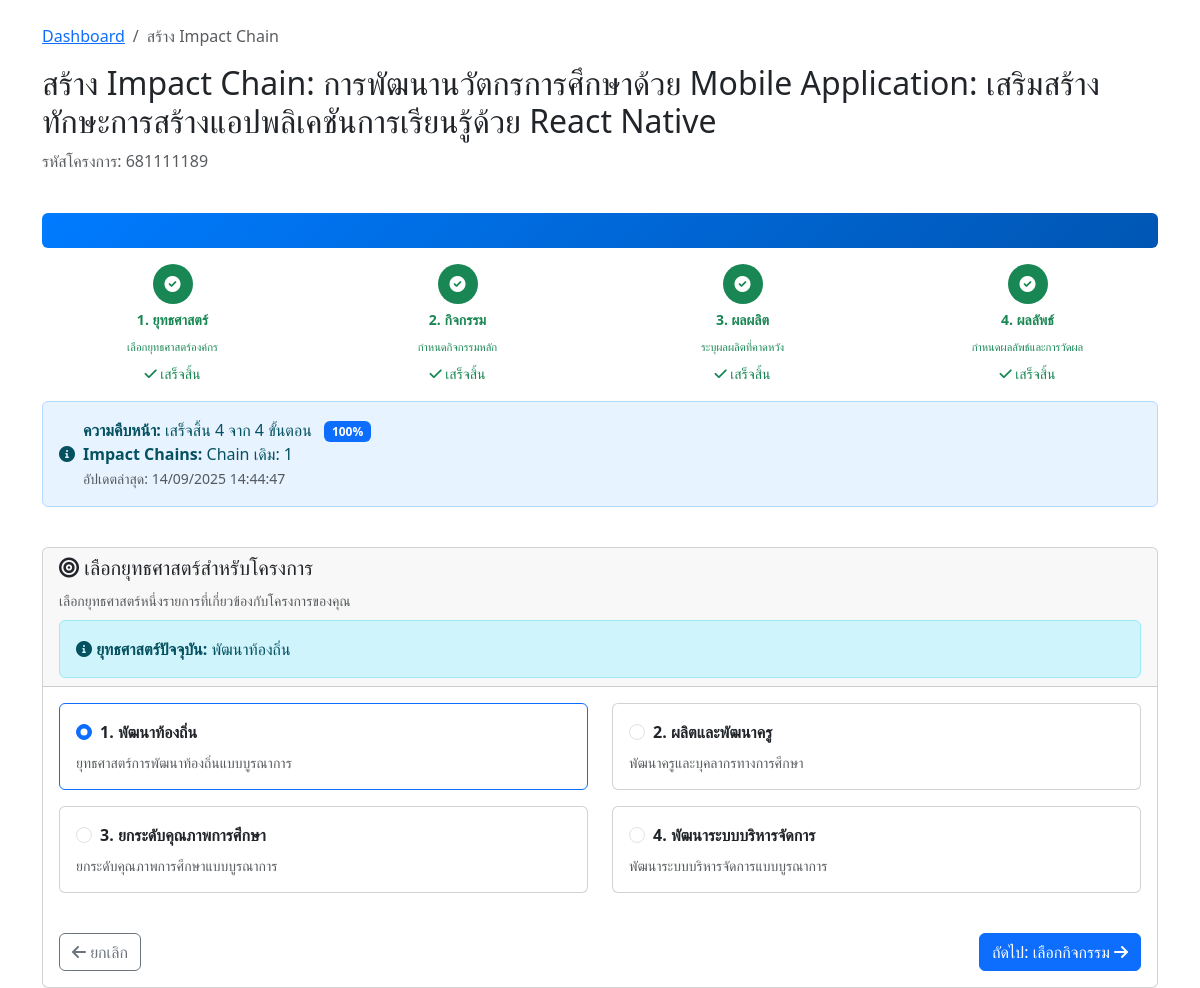
Screenshot of /impact-chain/step1-strategy.php?project_id=10 (signed in) with the database file from the repository.
### tables this page shows
CREATE TABLE `projects` (
  `id` int(11) NOT NULL,
  `project_code` varchar(50) NOT NULL COMMENT 'รหัสโครงการ',
  `name` varchar(500) NOT NULL COMMENT 'ชื่อโครงการ',
  `description` text DEFAULT NULL COMMENT 'รายละเอียดโครงการ',
  `area` text DEFAULT NULL,
  `activities` text DEFAULT NULL,
  `target_group` text DEFAULT NULL,
  `objective` text DEFAULT NULL COMMENT 'วัตถุประสงค์โครงการ',
  `start_date` date DEFAULT NULL COMMENT 'วันที่เริ่มโครงการ',
  `end_date` date DEFAULT NULL COMMENT 'วันที่สิ้นสุดโครงการ',
  `budget` decimal(15,2) DEFAULT NULL COMMENT 'งบประมาณ',
  `organization` varchar(300) DEFAULT NULL COMMENT 'หน่วยงาน/องค์กร',
  `project_manager` varchar(200) DEFAULT NULL COMMENT 'ผู้จัดการโครงการ',
  `status` enum('incompleted','completed') DEFAULT 'incompleted' COMMENT 'สถานะโครงการ',
  `created_by` varchar(100) DEFAULT NULL COMMENT 'ผู้สร้าง',
  `created_at` timestamp NOT NULL DEFAULT current_timestamp(),
  `updated_at` timestamp NOT NULL DEFAULT current_timestamp() ON UPDATE current_timestamp(),
  `impact_chain_status` longtext DEFAULT NULL CHECK (json_valid(`impact_chain_status`)),
  `total_impact_chains` int(11) DEFAULT 0 COMMENT 'จำนวน Impact Chain ทั้งหมด',
  `current_chain_id` int(11) DEFAULT NULL COMMENT 'Impact Chain ที่กำลังทำอยู่'
);

CREATE TABLE `project_strategies` (
  `id` int(11) NOT NULL,
  `project_id` int(11) NOT NULL COMMENT 'รหัสโครงการ',
  `strategy_id` int(11) NOT NULL COMMENT 'รหัสยุทธศาสตร์',
  `created_by` varchar(100) DEFAULT NULL COMMENT 'ผู้สร้าง',
  `created_at` timestamp NOT NULL DEFAULT current_timestamp(),
  `updated_at` timestamp NOT NULL DEFAULT current_timestamp() ON UPDATE current_timestamp()
);

CREATE TABLE `strategies` (
  `strategy_id` int(11) NOT NULL,
  `strategy_code` varchar(50) NOT NULL,
  `strategy_name` varchar(255) NOT NULL,
  `description` text DEFAULT NULL,
  `created_at` timestamp NOT NULL DEFAULT current_timestamp()
);

### impact-chain/step1-strategy.php (the view, shortened to what this page needs)
<?php
require_once '../config.php';
require_once '../includes/progress_bar.php';
$project_id = isset($_GET['project_id']) ? (int)$_GET['project_id'] : 0;
$user_id = $_SESSION['user_id'];
$check_query = "SELECT * FROM projects WHERE id = ? AND created_by = ?";
$check_stmt = mysqli_prepare($conn, $check_query);
mysqli_stmt_bind_param($check_stmt, 'ii', $project_id, $user_id);
mysqli_stmt_execute($check_stmt);
$project_result = mysqli_stmt_get_result($check_stmt);
$project = mysqli_fetch_assoc($project_result);
$strategies_query = "SELECT * FROM strategies ORDER BY strategy_id ASC";
$strategies_result = mysqli_query($conn, $strategies_query);
$strategies = mysqli_fetch_all($strategies_result, MYSQLI_ASSOC);
$selected_strategies = [];
$selected_strategy_ids = [];
$selected_strategy_query = "SELECT ps.strategy_id, s.strategy_name
                           FROM project_strategies ps
                           JOIN strategies s ON ps.strategy_id = s.strategy_id
                           WHERE ps.project_id = ?";
$selected_strategy_stmt = mysqli_prepare($conn, $selected_strategy_query);
mysqli_stmt_bind_param($selected_strategy_stmt, 'i', $project_id);
mysqli_stmt_execute($selected_strategy_stmt);
$selected_strategy_result = mysqli_stmt_get_result($selected_strategy_stmt);
while ($strategy = mysqli_fetch_assoc($selected_strategy_result)) {
    $selected_strategies[] = $strategy;
    $selected_strategy_ids[] = $strategy['strategy_id'];
}
?>
<!DOCTYPE html>
<html lang="th">
<head>
    <link href="https://cdn.jsdelivr.net/npm/bootstrap@5.3.0/dist/css/bootstrap.min.css" rel="stylesheet">
    <link href="https://cdnjs.cloudflare.com/ajax/libs/font-awesome/6.0.0/css/all.min.css" rel="stylesheet">
</head>
<body>
    <div class="container mt-4">
        <div class="row mb-4">
            <div class="col-12">
                <nav aria-label="breadcrumb">
                    <ol class="breadcrumb">
                        <li class="breadcrumb-item"><a href="../dashboard.php">Dashboard</a></li>
                        <li class="breadcrumb-item active">สร้าง Impact Chain</li>
                    </ol>
                </nav>
                <h2>สร้าง Impact Chain: <?php echo htmlspecialchars($project['name']); ?></h2>
                <p class="text-muted">รหัสโครงการ: <?php echo htmlspecialchars($project['project_code']); ?></p>
            </div>
        </div>
        <div class="row">
            <div class="col-12">
                <div class="card">
                    <div class="card-header">
                        <h5><i class="fas fa-bullseye"></i> เลือกยุทธศาสตร์สำหรับโครงการ</h5>
                        <small class="text-muted">เลือกยุทธศาสตร์หนึ่งรายการที่เกี่ยวข้องกับโครงการของคุณ</small>
                        <?php if (!empty($selected_strategies)): ?>
                            <div class="mt-2">
                                <div class="alert alert-info mb-0">
                                    <i class="fas fa-info-circle"></i>
                                    <strong>ยุทธศาสตร์ปัจจุบัน:</strong>
                                    <?php echo htmlspecialchars($selected_strategies[0]['strategy_name']); ?>
                                </div>
                            </div>
                        <?php endif; ?>
                    </div>
                    <div class="card-body">
                        <form action="process-step1.php" method="POST">
                            <?php if (empty($strategies)): ?>
                                <div class="alert alert-warning">
                                    <i class="fas fa-exclamation-triangle"></i> ไม่พบข้อมูลยุทธศาสตร์ในระบบ
                                </div>
                            <?php else: ?>
                                <div class="row">
                                    <?php $counter = 1; foreach ($strategies as $strategy): ?>
                                        <div class="col-md-6 mb-3">
                                            <div class="card h-100 <?php echo in_array($strategy['strategy_id'], $selected_strategy_ids) ? 'border-primary' : ''; ?>">
                                                <div class="card-body">
                                                    <div class="form-check">
                                                        <input class="form-check-input" type="radio"
                                                            name="strategy" value="<?php echo $strategy['strategy_id']; ?>"
                                                            id="strategy_<?php echo $strategy['strategy_id']; ?>"
                                                            <?php echo in_array($strategy['strategy_id'], $selected_strategy_ids) ? 'checked' : ''; ?>>
                                                        <label class="form-check-label fw-bold" for="strategy_<?php echo $strategy['strategy_id']; ?>">
                                                            <?php echo $counter; ?>. <?php echo htmlspecialchars($strategy['strategy_name']); ?>
                                                        </label>
                                                    </div>
                                                    <?php if (!empty($strategy['description'])): ?>
                                                        <p class="card-text mt-2 text-muted small">
                                                            <?php echo htmlspecialchars($strategy['description']); ?>
                                                        </p>
                                                    <?php endif; ?>
                                                </div>
                                            </div>
                                        </div>
                                    <?php $counter++; endforeach; ?>
                                </div>
                                <div class="d-flex justify-content-between mt-4">
                                    <a href="../project-list.php" class="btn btn-outline-secondary">
                                        <i class="fas fa-arrow-left"></i> ยกเลิก
                                    </a>
                                    <button type="submit" class="btn btn-primary">
                                        ถัดไป: เลือกกิจกรรม <i class="fas fa-arrow-right"></i>
                                    </button>
                                </div>
                            <?php endif; ?>
                        </form>
                    </div>
                </div>
            </div>
        </div>
    </div>
</body>
</html>

### rows the page displays
projects: name "การพัฒนานวัตกรการศึกษาด้วย Mobile Application: เสริมสร้างทักษะการสร้างแอปพลิเคชันการเรียนรู้ด้วย React Native", project_code "681111189"
project_strategies: strategy.strategy_name "พัฒนาท้องถิ่น"
strategies: strategy_id "☑ 1. พัฒนาท้องถิ่น", strategy_name "พัฒนาท้องถิ่น", description "ยุทธศาสตร์การพัฒนาท้องถิ่นแบบบูรณาการ"
strategies: strategy_id "☐ 2. ผลิตและพัฒนาครู", strategy_name "ผลิตและพัฒนาครู", description "พัฒนาครูและบุคลากรทางการศึกษา"
strategies: strategy_id "☐ 3. ยกระดับคุณภาพการศึกษา", strategy_name "ยกระดับคุณภาพการศึกษา", description "ยกระดับคุณภาพการศึกษาแบบบูรณาการ"
strategies: strategy_id "☐ 4. พัฒนาระบบบริหารจัดการ", strategy_name "พัฒนาระบบบริหารจัดการ", description "พัฒนาระบบบริหารจัดการแบบบูรณาการ"

### other values shown
$steps[$i]['name'] "ยุทธศาสตร์"
$steps[$i]['description'] "เลือกยุทธศาสตร์องค์กร"
$steps[$i]['name'] "กิจกรรม"
$steps[$i]['description'] "กำหนดกิจกรรมหลัก"
$steps[$i]['name'] "ผลผลิต"
$steps[$i]['description'] "ระบุผลผลิตที่คาดหวัง"
$steps[$i]['name'] "ผลลัพธ์"
$steps[$i]['description'] "กำหนดผลลัพธ์และการวัดผล"
$completed_count "4"
$progress_percentage "100"
date('d/m/Y H:i:s', strtotime($status['last_updated'])) "14/09/2025 14:44:47"
